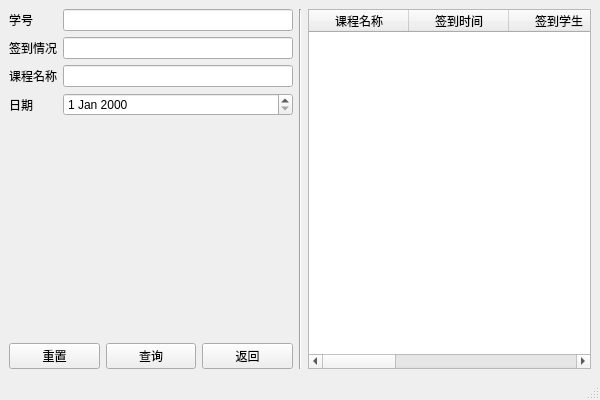
<?xml version="1.0" encoding="UTF-8"?>
<ui version="4.0">
 <class>Checkin_Form</class>
 <widget class="QMainWindow" name="Checkin_Form">
  <property name="geometry">
   <rect>
    <x>0</x>
    <y>0</y>
    <width>600</width>
    <height>400</height>
   </rect>
  </property>
  <property name="sizePolicy">
   <sizepolicy hsizetype="Expanding" vsizetype="Expanding">
    <horstretch>0</horstretch>
    <verstretch>0</verstretch>
   </sizepolicy>
  </property>
  <property name="windowTitle">
   <string>签到查询</string>
  </property>
  <property name="windowIcon">
   <iconset>
    <normaloff>C:/Users/zhangyuze/.designer/icon/APP_icon.ico</normaloff>C:/Users/zhangyuze/.designer/icon/APP_icon.ico</iconset>
  </property>
  <widget class="QWidget" name="centralwidget">
   <layout class="QGridLayout" name="gridLayout_2">
    <item row="0" column="0">
     <layout class="QVBoxLayout" name="verticalLayout">
      <item>
       <layout class="QFormLayout" name="formLayout_2">
        <item row="0" column="0">
         <widget class="QLabel" name="label_2">
          <property name="text">
           <string>学号</string>
          </property>
         </widget>
        </item>
        <item row="0" column="1">
         <widget class="QLineEdit" name="lineEdit_2"/>
        </item>
        <item row="1" column="0">
         <widget class="QLabel" name="label_3">
          <property name="text">
           <string>签到情况</string>
          </property>
         </widget>
        </item>
        <item row="1" column="1">
         <widget class="QLineEdit" name="lineEdit_3"/>
        </item>
        <item row="2" column="0">
         <widget class="QLabel" name="label_4">
          <property name="text">
           <string>课程名称</string>
          </property>
         </widget>
        </item>
        <item row="2" column="1">
         <widget class="QLineEdit" name="lineEdit_4"/>
        </item>
        <item row="3" column="0">
         <widget class="QLabel" name="label_5">
          <property name="text">
           <string>日期</string>
          </property>
         </widget>
        </item>
        <item row="3" column="1">
         <widget class="QDateEdit" name="dateEdit"/>
        </item>
       </layout>
      </item>
      <item>
       <spacer name="verticalSpacer">
        <property name="orientation">
         <enum>Qt::Vertical</enum>
        </property>
        <property name="sizeHint" stdset="0">
         <size>
          <width>20</width>
          <height>40</height>
         </size>
        </property>
       </spacer>
      </item>
      <item>
       <layout class="QGridLayout" name="gridLayout">
        <item row="0" column="0">
         <widget class="QPushButton" name="pushButton">
          <property name="text">
           <string>重置</string>
          </property>
         </widget>
        </item>
        <item row="0" column="3">
         <widget class="QPushButton" name="pushButton_3">
          <property name="text">
           <string>返回</string>
          </property>
         </widget>
        </item>
        <item row="0" column="2">
         <widget class="QPushButton" name="pushButton_2">
          <property name="text">
           <string>查询</string>
          </property>
         </widget>
        </item>
       </layout>
      </item>
     </layout>
    </item>
    <item row="0" column="2">
     <widget class="QTableWidget" name="tableWidget">
      <column>
       <property name="text">
        <string>课程名称</string>
       </property>
      </column>
      <column>
       <property name="text">
        <string>签到时间</string>
       </property>
      </column>
      <column>
       <property name="text">
        <string>签到学生</string>
       </property>
      </column>
      <column>
       <property name="text">
        <string>学生学号</string>
       </property>
      </column>
      <column>
       <property name="text">
        <string>签到状态</string>
       </property>
      </column>
      <column>
       <property name="text">
        <string>编号</string>
       </property>
      </column>
      <column>
       <property name="text">
        <string/>
       </property>
      </column>
     </widget>
    </item>
    <item row="0" column="1">
     <widget class="Line" name="line">
      <property name="orientation">
       <enum>Qt::Vertical</enum>
      </property>
     </widget>
    </item>
   </layout>
  </widget>
  <widget class="QMenuBar" name="menubar">
   <property name="geometry">
    <rect>
     <x>0</x>
     <y>0</y>
     <width>600</width>
     <height>22</height>
    </rect>
   </property>
  </widget>
  <widget class="QStatusBar" name="statusbar"/>
 </widget>
 <resources/>
 <connections>
  <connection>
   <sender>pushButton</sender>
   <signal>clicked()</signal>
   <receiver>Checkin_Form</receiver>
   <slot>refresh()</slot>
   <hints>
    <hint type="sourcelabel">
     <x>63</x>
     <y>297</y>
    </hint>
    <hint type="destinationlabel">
     <x>52</x>
     <y>189</y>
    </hint>
   </hints>
  </connection>
  <connection>
   <sender>pushButton_2</sender>
   <signal>clicked()</signal>
   <receiver>Checkin_Form</receiver>
   <slot>search()</slot>
   <hints>
    <hint type="sourcelabel">
     <x>202</x>
     <y>297</y>
    </hint>
    <hint type="destinationlabel">
     <x>173</x>
     <y>199</y>
    </hint>
   </hints>
  </connection>
  <connection>
   <sender>pushButton_3</sender>
   <signal>clicked()</signal>
   <receiver>Checkin_Form</receiver>
   <slot>back()</slot>
   <hints>
    <hint type="sourcelabel">
     <x>301</x>
     <y>297</y>
    </hint>
    <hint type="destinationlabel">
     <x>268</x>
     <y>203</y>
    </hint>
   </hints>
  </connection>
  <connection>
   <sender>tableWidget</sender>
   <signal>cellDoubleClicked(int,int)</signal>
   <receiver>Checkin_Form</receiver>
   <slot>xiugai()</slot>
   <hints>
    <hint type="sourcelabel">
     <x>462</x>
     <y>299</y>
    </hint>
    <hint type="destinationlabel">
     <x>238</x>
     <y>386</y>
    </hint>
   </hints>
  </connection>
 </connections>
 <slots>
  <slot>refresh()</slot>
  <slot>search()</slot>
  <slot>back()</slot>
  <slot>xiugai()</slot>
 </slots>
</ui>
